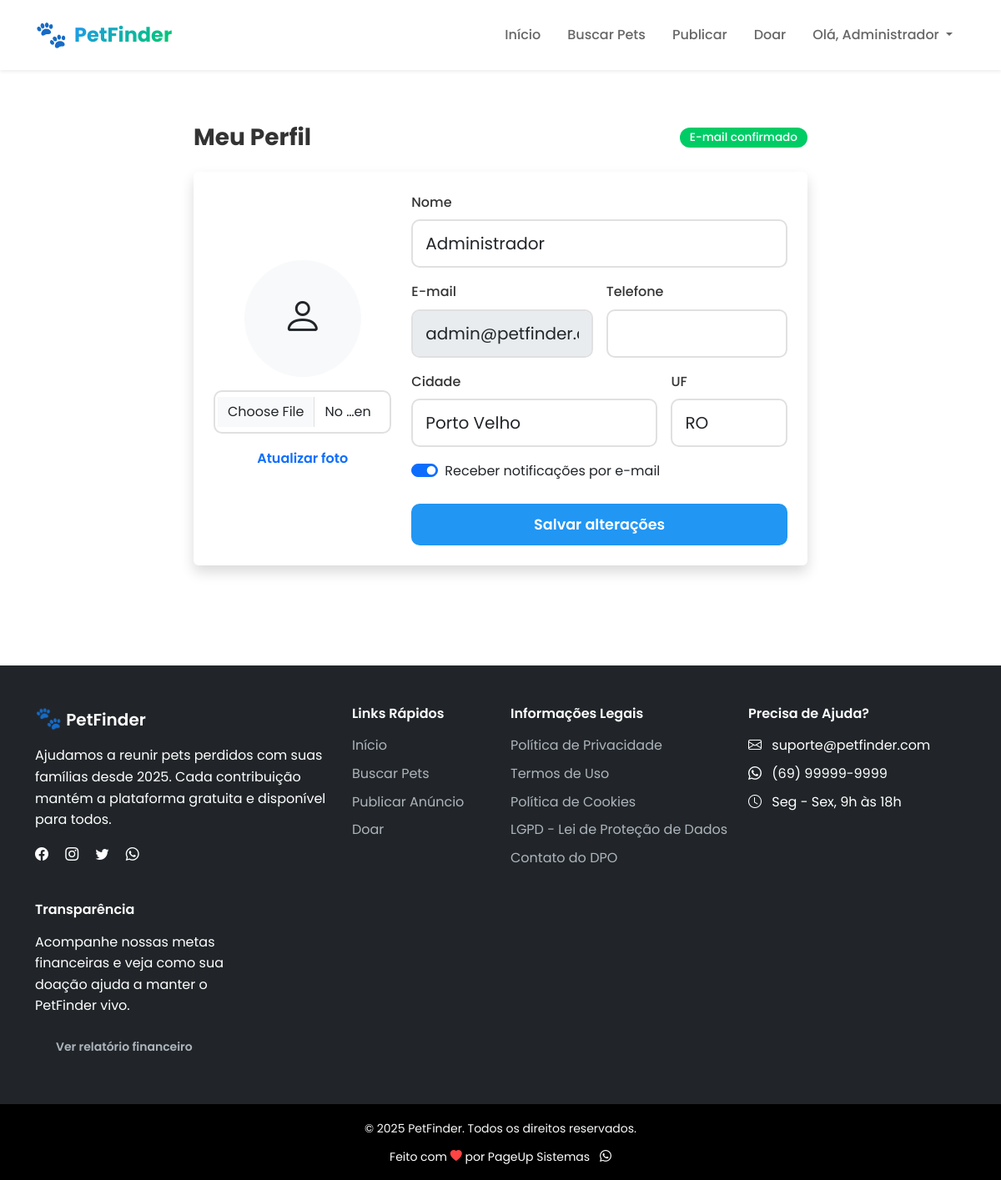
Page /perfil.php (signed in) on the earlier database version.
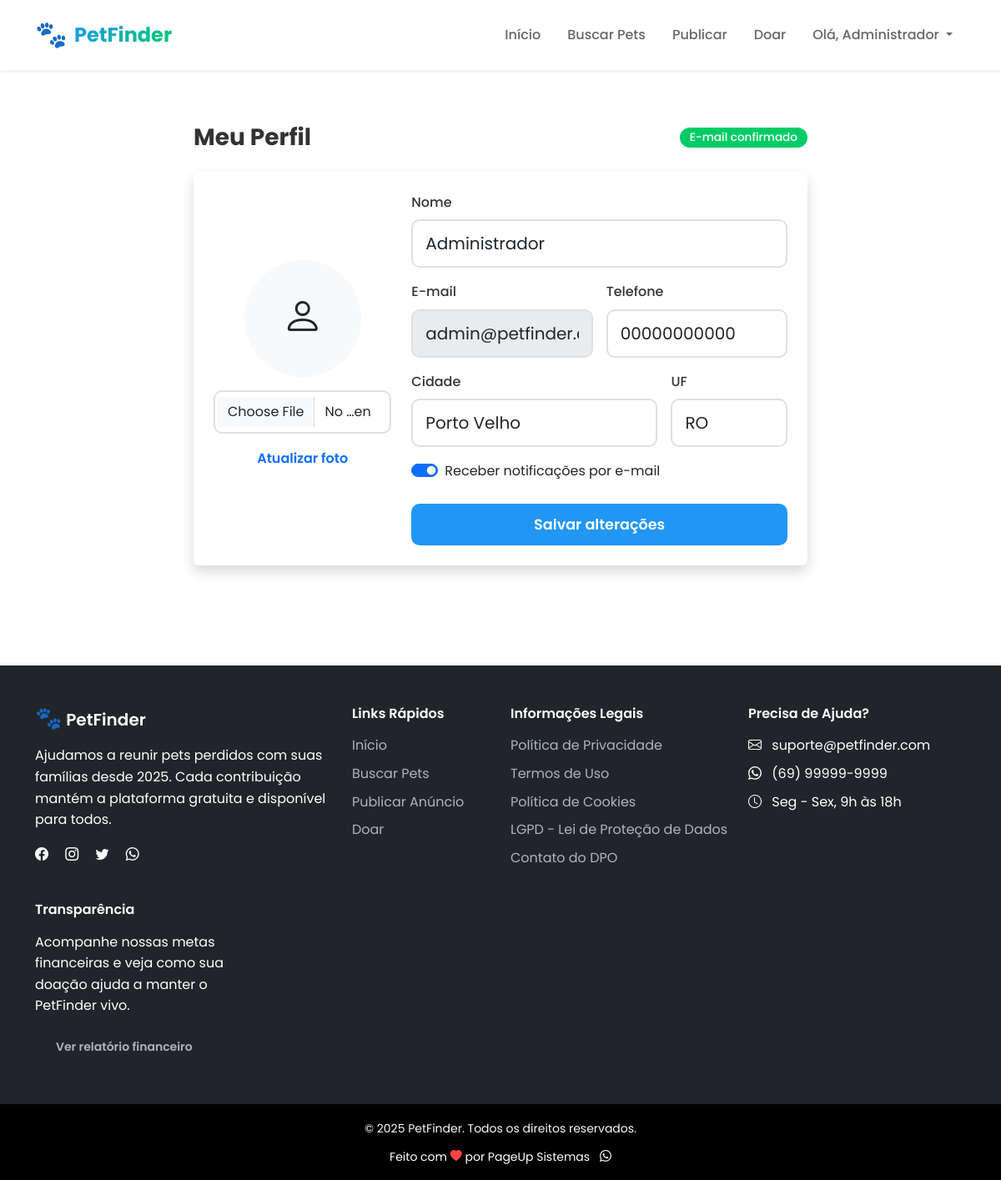
Same page on the later database version.
### tables this page shows
CREATE TABLE `usuarios` (
  `id` int(11) NOT NULL AUTO_INCREMENT,
  `nome` varchar(100) NOT NULL,
  `email` varchar(100) NOT NULL,
  `telefone` varchar(20) NOT NULL,
  `senha` varchar(255) NOT NULL,
  `foto_perfil` varchar(255) DEFAULT NULL,
  `cidade` varchar(100) DEFAULT NULL,
  `estado` varchar(2) DEFAULT NULL,
  `notificacoes_email` tinyint(1) DEFAULT 1,
  `email_confirmado` tinyint(1) DEFAULT 0,
  `token_confirmacao` varchar(64) DEFAULT NULL,
  `token_recuperacao` varchar(64) DEFAULT NULL,
  `token_expira` datetime DEFAULT NULL,
  `tentativas_login` tinyint(4) DEFAULT 0,
  `bloqueado_ate` datetime DEFAULT NULL,
  `data_cadastro` timestamp NOT NULL DEFAULT CURRENT_TIMESTAMP,
  `ultimo_acesso` timestamp NULL DEFAULT NULL,
  `ativo` tinyint(1) DEFAULT 1,
  `is_admin` tinyint(1) DEFAULT 0,
  PRIMARY KEY (`id`),
  UNIQUE KEY `email` (`email`),
  KEY `idx_cidade` (`cidade`),
  KEY `idx_ativo` (`ativo`),
  KEY `idx_email_confirmado` (`email_confirmado`)
);

### perfil.php (called while the page is built)
<?php
require_once __DIR__ . '/config.php';
require_once __DIR__ . '/views/perfil.php';

### config.php (called while the page is built, shortened)
<?php
spl_autoload_register(function ($class) {
    $paths = [
        BASE_PATH . '/models/' . $class . '.php',
        BASE_PATH . '/controllers/' . $class . '.php',
    ];
    foreach ($paths as $path) {
        if (file_exists($path)) {
            return;
        }
    }
});
require_once BASE_PATH . '/includes/functions.php';
require_once BASE_PATH . '/includes/db.php';
?>

### includes/db.php (called while the page is built, shortened)
<?php
class Database {
    private static $instance = null;
    private $conn;
    private function __construct() {
        try {
            $dsn = "mysql:host=" . DB_HOST . ";dbname=" . DB_NAME . ";charset=" . DB_CHARSET;
            $options = [
                PDO::ATTR_ERRMODE => PDO::ERRMODE_EXCEPTION,
                PDO::ATTR_DEFAULT_FETCH_MODE => PDO::FETCH_ASSOC,
                PDO::ATTR_EMULATE_PREPARES => false,
                PDO::MYSQL_ATTR_INIT_COMMAND => "SET NAMES " . DB_CHARSET,
                PDO::ATTR_PERSISTENT => true
            ];
            $this->conn = new PDO($dsn, DB_USER, DB_PASS, $options);
        } catch (PDOException $e) {
            error_log("Erro de conexão: " . $e->getMessage());
            die("Erro ao conectar com o banco de dados. Tente novamente mais tarde.");
        }
    }
    public static function getInstance() {
        if (self::$instance === null) {
            self::$instance = new self();
        }
        return self::$instance;
    }
    public function query($sql, $params = []) {
        try {
            $stmt = $this->conn->prepare($sql);
            $stmt->execute($params);
            return $stmt;
        } catch (PDOException $e) {
            error_log("Erro na query: " . $e->getMessage());
            throw $e;
        }
    }
    public function fetchOne($sql, $params = []) {
        $stmt = $this->query($sql, $params);
        return $stmt->fetch();
    }
}
function getDB() {
    return Database::getInstance();
}
?>

### includes/functions.php (called while the page is built, shortened)
<?php
function sanitize($data) {
    return htmlspecialchars(trim($data), ENT_QUOTES, 'UTF-8');
}
function getUserId() {
    return $_SESSION['user_id'] ?? null;
}
?>

### models/Usuario.php (called while the page is built, shortened)
<?php
class Usuario
{
    protected $db;
    public function __construct($db = null)
    {
        $this->db = $db ?: getDB();
    }
    public function findById(int $id)
    {
        return $this->db->fetchOne('SELECT * FROM usuarios WHERE id = ?', [$id]);
    }
}

### views/perfil.php (the view, shortened to what the rows shown need)
<?php
require_once __DIR__ . '/../config.php';
$usuarioId = (int)getUserId();
$usuarioModel = new Usuario();
$usuario = $usuarioModel->findById($usuarioId);
$usuario = $usuarioModel->findById($usuarioId) ?: $usuario;
include __DIR__ . '/../includes/header.php';
?>
<div class="container py-5">
    <div class="row justify-content-center">
        <div class="col-lg-8">
            <div class="d-flex align-items-center justify-content-between mb-4">
                <h1 class="h3 fw-bold mb-0">Meu Perfil</h1>
            </div>
            <div class="card shadow border-0 mb-4">
                <div class="card-body p-4">
                    <div class="row g-4 align-items-center">
                        <div class="col-md-8">
                            <form method="POST" action="">
                                <div class="row g-3">
                                    <div class="col-12">
                                        <label class="form-label">Nome</label>
                                        <input type="text" class="form-control form-control-lg" name="nome" value="<?php echo sanitize($usuario['nome'] ?? ''); ?>" required>
                                    </div>
                                    <div class="col-md-6">
                                        <label class="form-label">E-mail</label>
                                        <input type="email" class="form-control form-control-lg" value="<?php echo sanitize($usuario['email'] ?? ''); ?>" disabled>
                                    </div>
                                    <div class="col-md-6">
                                        <label class="form-label">Telefone</label>
                                        <input type="text" class="form-control form-control-lg" name="telefone" value="<?php echo sanitize($usuario['telefone'] ?? ''); ?>" required>
                                    </div>
                                    <div class="col-md-8">
                                        <label class="form-label">Cidade</label>
                                        <input type="text" class="form-control form-control-lg" name="cidade" value="<?php echo sanitize($usuario['cidade'] ?? ''); ?>">
                                    </div>
                                    <div class="col-md-4">
                                        <label class="form-label">UF</label>
                                        <input type="text" class="form-control form-control-lg" name="estado" maxlength="2" value="<?php echo sanitize($usuario['estado'] ?? ''); ?>">
                                    </div>
                                    <div class="col-12">
                                        <div class="form-check form-switch">
                                            <input class="form-check-input" type="checkbox" role="switch" id="notificacoes_email" name="notificacoes_email" value="1" <?php echo !empty($usuario['notificacoes_email']) ? 'checked' : ''; ?>>
                                            <label class="form-check-label" for="notificacoes_email">Receber notificações por e-mail</label>
                                        </div>
                                    </div>
                                </div>
                            </form>
                        </div>
                    </div>
                </div>
            </div>
        </div>
    </div>
</div>
<?php include __DIR__ . '/../includes/footer.php'; ?>

Differences in the rows shown:
changed usuarios "Administrador": telefone (not shown) → "00000000000"
